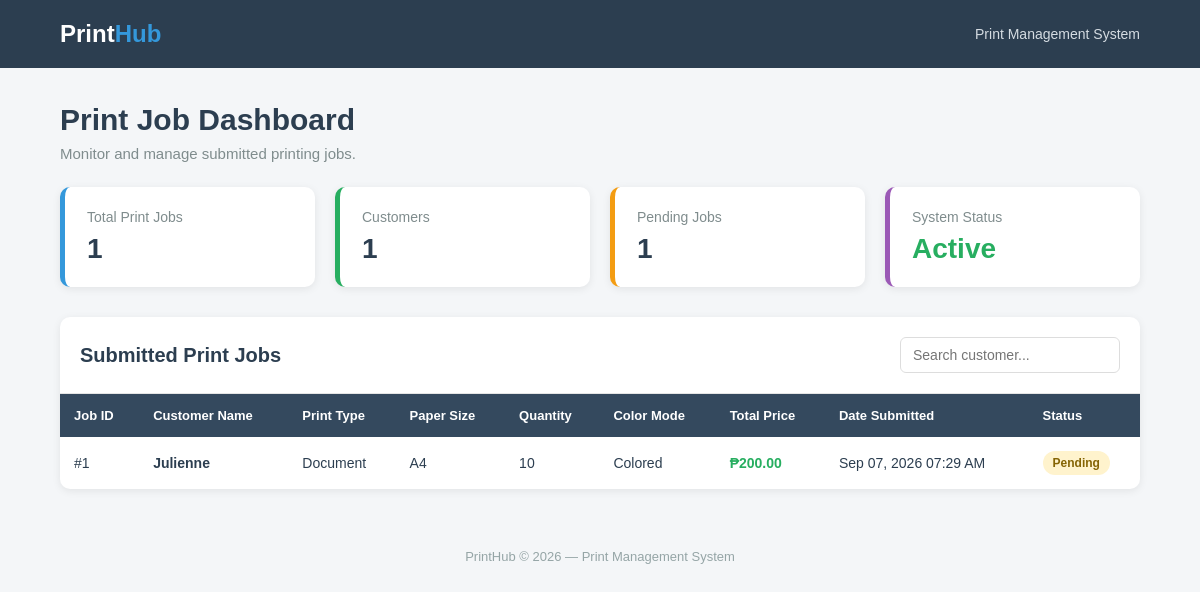
Before: / with the older database file.
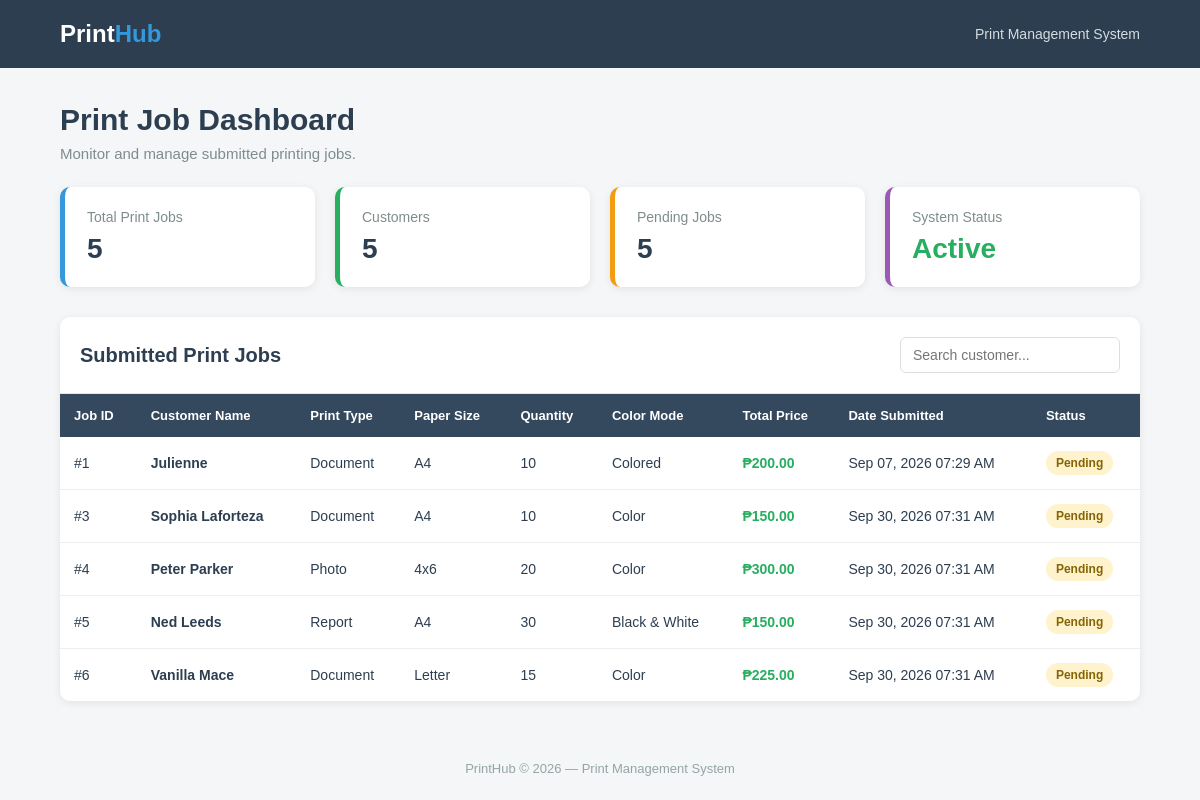
After: the same page with the newer database file.
### IMS_App/models.py (models this page shows, shortened)
class PrintJob(models.Model):
    job_id = models.AutoField(primary_key=True)
    customer_name = models.CharField(max_length=100)
    print_type = models.CharField(max_length=100)
    paper_size = models.CharField(max_length=50)
    quantity = models.IntegerField()
    color_mode = models.CharField(max_length=20)
    total_price = models.DecimalField(max_digits=10, decimal_places=2)
    date_submitted = models.DateTimeField(auto_now_add=True)
    print_status = models.CharField(max_length=30, default="Pending")

### IMS_App/views.py (the view)
# urls.py: path('', views.print_list, name='print_list'),
def print_list(request):
    print_jobs = PrintJob.objects.all()
    context = {
        'print_jobs': print_jobs
    }
    return render(request, 'PrintApp/dashboard.html', context)

### IMS_App/templates/PrintApp/dashboard.html (shortened to what this page needs)
<!DOCTYPE html>
<html lang="en">
<head>
</head>
<body>
    <header class="header">
        <div class="header-content">
            <div class="brand">
                Print<span>Hub</span>
            </div>
            <div class="header-info">
                Print Management System
            </div>
        </div>
    </header>
    <main class="container">
        <div class="page-title">
            <h1>Print Job Dashboard</h1>
            <p class="subtitle">
                Monitor and manage submitted printing jobs.
            </p>
        </div>
        <div class="cards">
            <div class="card">
                <div class="card-title">Total Print Jobs</div>
                <div class="card-number">
                    {{ print_jobs|length }}
                </div>
            </div>
            <div class="card">
                <div class="card-title">Customers</div>
                <div class="card-number">
                    {{ print_jobs|length }}
                </div>
            </div>
            <div class="card">
                <div class="card-title">Pending Jobs</div>
                <div class="card-number">
                    {{ print_jobs|length }}
                </div>
            </div>
            <div class="card">
                <div class="card-title">System Status</div>
                <div class="card-number" style="color: #27ae60;">
                    Active
                </div>
            </div>
        </div>
        <section class="table-section">
            <div class="table-header">
                <h2 class="table-title">
                    Submitted Print Jobs
                </h2>
                <input
                    type="text"
                    class="search-box"
                    id="searchInput"
                    placeholder="Search customer..."
                    onkeyup="searchTable()"
                >
            </div>
            <div class="table-container">
                <table id="printTable">
                    <thead>
                        <tr>
                            <th>Job ID</th>
                            <th>Customer Name</th>
                            <th>Print Type</th>
                            <th>Paper Size</th>
                            <th>Quantity</th>
                            <th>Color Mode</th>
                            <th>Total Price</th>
                            <th>Date Submitted</th>
                            <th>Status</th>
                        </tr>
                    </thead>
                    <tbody>
                        {% for job in print_jobs %}
                        <tr>
                            <td>
                                #{{ job.job_id }}
                            </td>
                            <td>
                                <strong>{{ job.customer_name }}</strong>
                            </td>
                            <td>
                                {{ job.print_type }}
                            </td>
                            <td>
                                {{ job.paper_size }}
                            </td>
                            <td>
                                {{ job.quantity }}
                            </td>
                            <td>
                                {{ job.color_mode }}
                            </td>
                            <td class="price">
                                ₱{{ job.total_price }}
                            </td>
                            <td>
                                {{ job.date_submitted|date:"M d, Y h:i A" }}
                            </td>
                            <td>
                                {% if job.print_status == "Pending" %}
                                    <span class="status status-pending">
                                        Pending
                                    </span>
                                {% elif job.print_status == "Completed" %}
                                    <span class="status status-completed">
                                        Completed
                                    </span>
                                {% elif job.print_status == "Processing" %}
                                    <span class="status status-processing">
                                        Processing
                                    </span>
                                {% elif job.print_status == "Cancelled" %}
                                    <span class="status status-cancelled">
                                        Cancelled
                                    </span>
                                {% else %}
                                    <span class="status status-pending">
                                        {{ job.print_status }}
                                    </span>
                                {% endif %}
                            </td>
                        </tr>
                        {% empty %}
                        <tr>
                            <td colspan="9" class="empty-message">
                                No print jobs found.
                            </td>
                        </tr>
                        {% endfor %}
                    </tbody>
                </table>
            </div>
        </section>
    </main>
    <footer class="footer">
        PrintHub &copy; 2026 — Print Management System
    </footer>
</body>
</html>

### IMS_App/templates/PrintApp/dashboard.html (style rules this page uses)
* { box-sizing: border-box; }
body { font-family: Arial, Helvetica, sans-serif; background-color: #f4f6f8; margin: 0; color: #2c3e50; }
.header { background-color: #2c3e50; color: white; padding: 20px 0; }
.header-content { width: 90%; max-width: 1300px; margin: auto; display: flex; justify-content: space-between; align-items: center; }
.brand { font-size: 24px; font-weight: bold; }
.brand span { color: #3498db; }
.header-info { font-size: 14px; color: #d5dce2; }
.container { width: 90%; max-width: 1300px; margin: 35px auto; }
.page-title { margin-bottom: 25px; }
h1 { margin: 0; color: #2c3e50; font-size: 30px; }
.subtitle { margin-top: 8px; color: #7f8c8d; font-size: 15px; }
.cards { display: grid; grid-template-columns: repeat(4, 1fr); gap: 20px; margin-bottom: 30px; }
.card { background-color: white; padding: 22px; border-radius: 10px; box-shadow: 0 2px 8px rgba(0, 0, 0, 0.08); border-left: 5px solid #3498db; }
.card:nth-child(2) { border-left-color: #27ae60; }
.card:nth-child(3) { border-left-color: #f39c12; }
.card:nth-child(4) { border-left-color: #9b59b6; }
.card-title { color: #7f8c8d; font-size: 14px; margin-bottom: 8px; }
.card-number { font-size: 28px; font-weight: bold; color: #2c3e50; }
.table-section { background-color: white; border-radius: 10px; box-shadow: 0 2px 8px rgba(0, 0, 0, 0.08); overflow: hidden; }
.table-header { padding: 20px; border-bottom: 1px solid #e5e5e5; display: flex; justify-content: space-between; align-items: center; }
.table-title { margin: 0; font-size: 20px; color: #2c3e50; }
.search-box { padding: 9px 12px; border: 1px solid #ddd; border-radius: 6px; width: 220px; font-size: 14px; }
.table-container { overflow-x: auto; }
table { width: 100%; border-collapse: collapse; min-width: 1000px; }
th { background-color: #34495e; color: white; padding: 14px; text-align: left; font-size: 13px; white-space: nowrap; }
td { padding: 14px; border-bottom: 1px solid #eee; font-size: 14px; }
tbody tr:last-child td { border-bottom: none; }
.status { display: inline-block; padding: 5px 10px; border-radius: 20px; font-size: 12px; font-weight: bold; }
.status-pending { background-color: #fff3cd; color: #856404; }
.price { font-weight: bold; color: #27ae60; }
.footer { text-align: center; padding: 25px; color: #95a5a6; font-size: 13px; }

Changed rows visible on the page:
added PrintJob: job_id "3", customer_name "Sophia Laforteza", print_type "Document", paper_size "A4", quantity "10", color_mode "Color", total_price "150.00", date_submitted "Sep 30, 2026 07:31 AM", print_status "Pending"
added PrintJob: job_id "4", customer_name "Peter Parker", print_type "Photo", paper_size "4x6", quantity "20", color_mode "Color", total_price "300.00", date_submitted "Sep 30, 2026 07:31 AM", print_status "Pending"
added PrintJob: job_id "5", customer_name "Ned Leeds", print_type "Report", paper_size "A4", quantity "30", color_mode "Black & White", total_price "150.00", date_submitted "Sep 30, 2026 07:31 AM", print_status "Pending"
added PrintJob: job_id "6", customer_name "Vanilla Mace", print_type "Document", paper_size "Letter", quantity "15", color_mode "Color", total_price "225.00", date_submitted "Sep 30, 2026 07:31 AM", print_status "Pending"
Other visible differences:
{{ print_jobs|length }}: "1" → "5"
